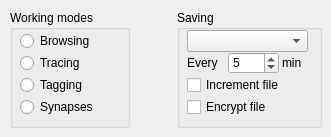
        <widget class="QWidget" name="GeneralTab">
         <attribute name="title">
          <string>&amp;General</string>
         </attribute>
         <widget class="QGroupBox" name="WorkingModes">
          <property name="enabled">
           <bool>true</bool>
          </property>
          <property name="geometry">
           <rect>
            <x>10</x>
            <y>10</y>
            <width>120</width>
            <height>118</height>
           </rect>
          </property>
          <property name="title">
           <string>Working modes</string>
          </property>
          <widget class="QRadioButton" name="radioBtn_Browsing">
           <property name="geometry">
            <rect>
             <x>10</x>
             <y>20</y>
             <width>94</width>
             <height>22</height>
            </rect>
           </property>
           <property name="text">
            <string>Browsing</string>
           </property>
          </widget>
          <widget class="QRadioButton" name="radioBtn_Tracing">
           <property name="geometry">
            <rect>
             <x>10</x>
             <y>42</y>
             <width>79</width>
             <height>22</height>
            </rect>
           </property>
           <property name="text">
            <string>Tracing</string>
           </property>
          </widget>
          <widget class="QRadioButton" name="radioBtn_Tagging">
           <property name="geometry">
            <rect>
             <x>10</x>
             <y>64</y>
             <width>84</width>
             <height>22</height>
            </rect>
           </property>
           <property name="text">
            <string>Tagging</string>
           </property>
          </widget>
          <widget class="QRadioButton" name="radioBtn_Synapses">
           <property name="geometry">
            <rect>
             <x>10</x>
             <y>86</y>
             <width>92</width>
             <height>22</height>
            </rect>
           </property>
           <property name="text">
            <string>Synapses</string>
           </property>
          </widget>
         </widget>
         <widget class="QGroupBox" name="groupBox_5">
          <property name="geometry">
           <rect>
            <x>177</x>
            <y>10</y>
            <width>145</width>
            <height>118</height>
           </rect>
          </property>
          <property name="title">
           <string>Saving</string>
          </property>
          <widget class="QDoubleSpinBox" name="SpinBoxAutosave">
           <property name="geometry">
            <rect>
             <x>51</x>
             <y>42</y>
             <width>51</width>
             <height>22</height>
            </rect>
           </property>
           <property name="decimals">
            <number>0</number>
           </property>
           <property name="minimum">
            <double>1.000000000000000</double>
           </property>
           <property name="maximum">
            <double>99.000000000000000</double>
           </property>
           <property name="value">
            <double>5.000000000000000</double>
           </property>
          </widget>
          <widget class="QLabel" name="label_9">
           <property name="geometry">
            <rect>
             <x>10</x>
             <y>42</y>
             <width>41</width>
             <height>22</height>
            </rect>
           </property>
           <property name="text">
            <string>Every</string>
           </property>
          </widget>
          <widget class="QLabel" name="label_10">
           <property name="geometry">
            <rect>
             <x>105</x>
             <y>42</y>
             <width>30</width>
             <height>22</height>
            </rect>
           </property>
           <property name="text">
            <string>min</string>
           </property>
          </widget>
          <widget class="QCheckBox" name="ckbx_incrementFile">
           <property name="geometry">
            <rect>
             <x>10</x>
             <y>64</y>
             <width>125</width>
             <height>22</height>
            </rect>
           </property>
           <property name="text">
            <string>Increment file</string>
           </property>
          </widget>
          <widget class="QComboBox" name="comboBox_AutoSave">
           <property name="geometry">
            <rect>
             <x>10</x>
             <y>20</y>
             <width>121</width>
             <height>22</height>
            </rect>
           </property>
           <property name="maxCount">
            <number>4</number>
           </property>
          </widget>
          <widget class="QCheckBox" name="ckbx_encryptFile">
           <property name="enabled">
            <bool>true</bool>
           </property>
           <property name="geometry">
            <rect>
             <x>10</x>
             <y>86</y>
             <width>125</width>
             <height>22</height>
            </rect>
           </property>
           <property name="text">
            <string>Encrypt file</string>
           </property>
           <property name="checked">
            <bool>false</bool>
           </property>
          </widget>
         </widget>
        </widget>
